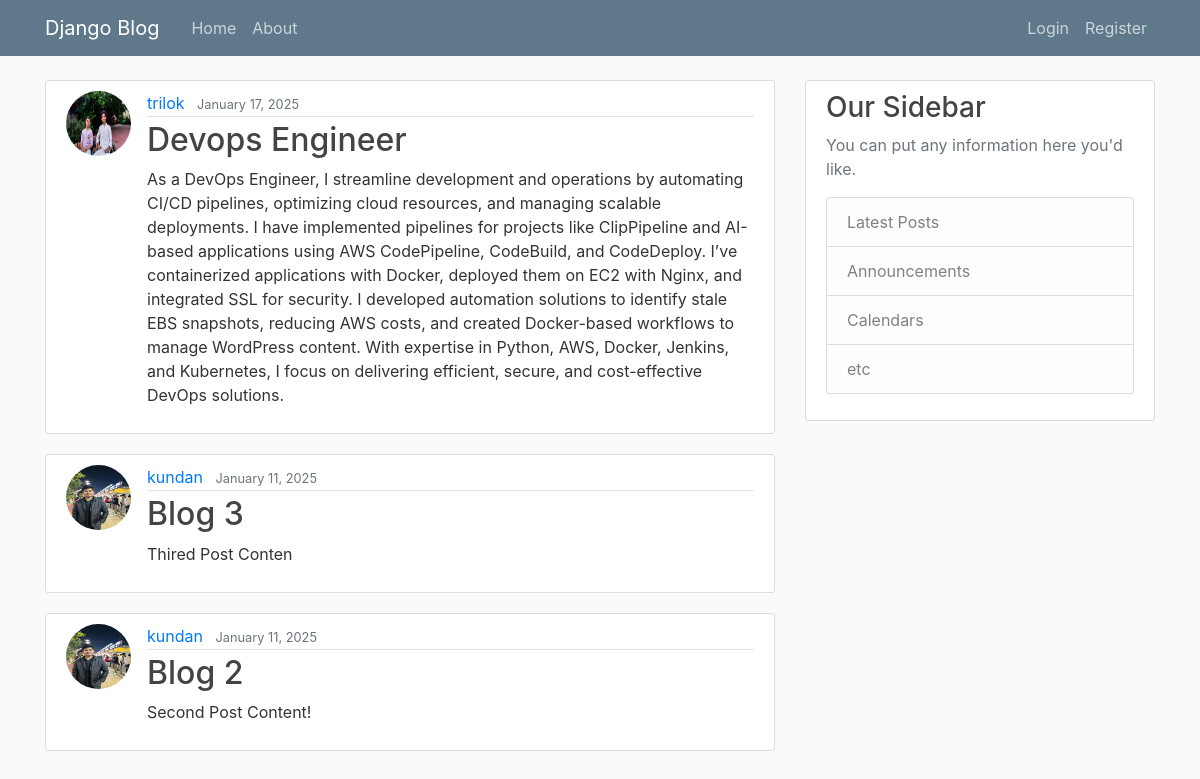
The app's page /, older data.
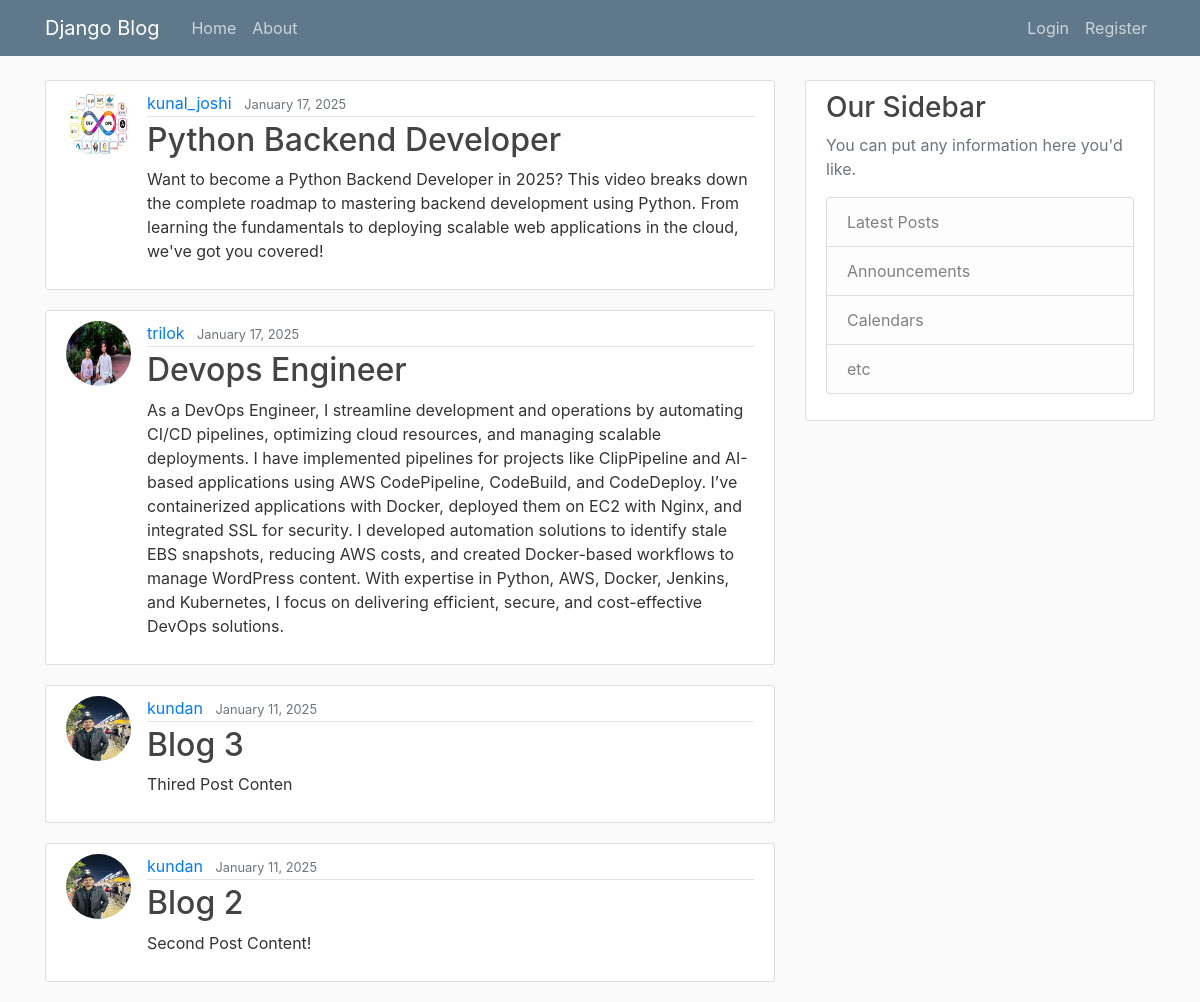
The same page, newer data.
### blog/models.py (models this page shows, shortened)
class Post(models.Model):
    title = models.CharField(max_length=100)
    content = models.TextField()
    date_posted = models.DateTimeField(default=timezone.now)
    author = models.ForeignKey(User, on_delete=models.CASCADE)

### users/models.py (models this page shows, shortened)
class Profile(models.Model):
    user = models.OneToOneField(User, on_delete=models.CASCADE)
    image = models.ImageField(default='default.jpg', upload_to='profile_pics')

### blog/views.py (the view)
# urls.py: path('', PostListView.as_view(), name='blog-home'),
class PostListView(ListView):
    model = Post
    template_name = 'blog/home.html'
    context_object_name = 'posts'
    ordering = ['-date_posted']
    paginate_by = 5

### blog/templates/blog/home.html
{% extends "blog/base.html" %}
{% block content %}
    {% for post in posts %}
        <article>
            <article class="media content-section">
              <img class="rounded-circle article-img" src="{{ post.author.profile.image.url }}">
                <div class="media-body">
                  <div class="article-metadata">
                    <a class="mr-2" href="#">{{ post.author }}</a>
                    <small class="text-muted">{{ post.date_posted|date:"F d, Y"}}</small>
                  </div>
                  <h2><a class="article-title" href="#">{{ post.title }}</a></h2>
                  <p class="article-content">{{ post.content }}</p>
                </div>
              </article>
        </article>
    {% endfor %}
{% endblock %}

Row changes from the older to the newer data that the page shows:
added Post: author.profile.image (picture), author "kunal_joshi", date_posted "January 17, 2025", title "Python Backend Developer", content "Want to become a Python Backend Developer in 2025? This video breaks down the complete roadmap to mastering backend development using Python. From learning the fundamentals to deploying scalable web applications in the cloud, we've got you covered!"
